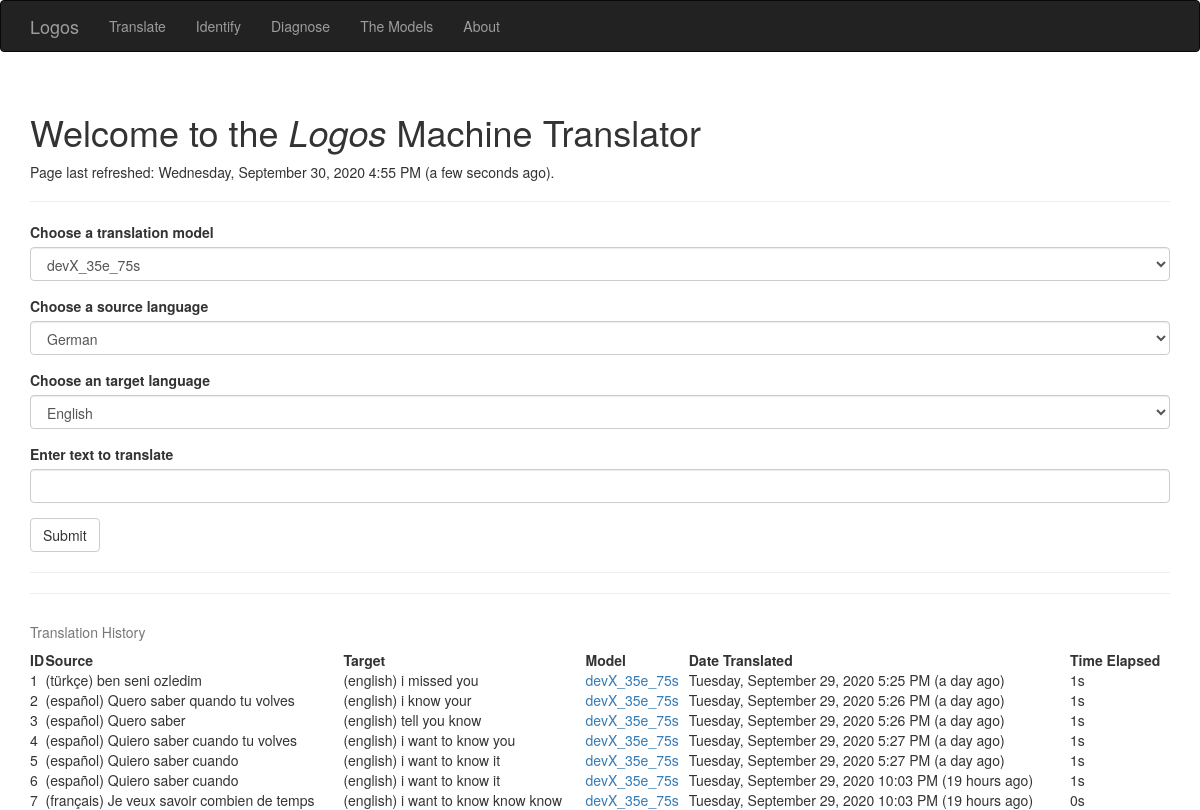
The page / on the database its author committed.
### app/models.py (models this page shows, shortened)
class Language(db.Model):
    __tablename__ = 'languages'
    id = db.Column(db.Integer, primary_key=True)
    code = db.Column(db.String(64), unique=True)
    name = db.Column(db.String(64))
    en_name = db.Column (db.String(64))

class Translation(db.Model):
    __tablename__ = 'translations'
    id = db.Column(db.Integer, primary_key=True)
    date = db.Column(db.DateTime())
    source_txt = db.Column(db.String(64), index=True)
    target_txt = db.Column(db.String(64), index=True)
    model_id = db.Column(db.Integer)
    elapsed_time = db.Column(db.String(64))

class TranslationModel(db.Model):
    __tablename__ = 'translation_models'
    id = db.Column(db.Integer, primary_key=True)
    date = db.Column(db.DateTime())
    name = db.Column(db.String(64))
    summary = db.Column(db.String(64))
    number_of_epochs = db.Column(db.Integer, db.ForeignKey('epochs.id'))
    number_of_sentences = db.Column(db.Integer, db.ForeignKey('subsets.id'))
    source_lang_id = db.Column(db.Integer)
    target_lang_id = db.Column(db.Integer)
    build_id = db.Column(db.Integer)
    model_path = db.Column(db.String)
    source_tokenizer = db.Column(db.String)
    source_max_length = db.Column(db.Integer)
    source_word_count = db.Column(db.Integer)
    target_tokenizer = db.Column(db.String)
    target_word_count = db.Column(db.Integer)
    target_max_length = db.Column(db.Integer)

### app/main/views.py (the view, shortened to what this page needs)
@main.route('/', methods=['GET', 'POST'])
def index():
    form = TranslationForm()
    table_of_translation_history = [[   translation.id,
                                        translation.date,
                                        translation.source_txt,
                                        Language.query.filter_by(id=TranslationModel.query.filter_by(id=translation.model_id).first().source_lang_id).first().name,
                                        translation.target_txt,
                                        Language.query.filter_by(id=TranslationModel.query.filter_by(id=translation.model_id).first().target_lang_id).first().name,
                                        TranslationModel.query.filter_by(id=translation.model_id).first().name,
                                        translation.elapsed_time] \
        for translation in Translation.query.all()]
    form.form_selection_model.choices = [f'{model.name}' for model in db.session.query(TranslationModel.name).distinct()]
    form.form_selection_input_lang.choices = [f'{Language.query.filter_by(id=model.source_lang_id).first().en_name}' \
        for model in db.session.query(TranslationModel.source_lang_id).distinct()]
    form.form_selection_output_lang.choices = [f'{Language.query.filter_by(id=model.target_lang_id).first().en_name}' \
        for model in db.session.query(TranslationModel.target_lang_id).distinct()]
    if 'model_name' in session:
        form.form_selection_model.data = session['model_name']
    if 'input_text' in session:
        form.form_string_input.data= session['input_text']
    if 'input_lang' in session:
        form.form_selection_input_lang.data = session['input_lang']
    if 'output_lang' in session:
        form.form_selection_output_lang.data= session['output_lang']
    return render_template('index.html',
                           form=form,
                           form_output=session.get('form_output'),
                           form_input=session.get('input_text'),
                           ouput_selection=session.get('output_lang'),
                           input_selection=session.get('input_lang'),
                           table_of_translation_history=table_of_translation_history,
                           current_time=datetime.utcnow())

### app/main/forms.py
class TranslationForm(FlaskForm):
    form_selection_model = SelectField('Choose a translation model', validators=[DataRequired()])
    form_selection_input_lang = SelectField('Choose a source language', validators=[DataRequired()])
    form_selection_output_lang = SelectField('Choose an target language', validators=[DataRequired()])
    form_string_input = StringField('Enter text to translate', validators=[DataRequired()])
    submit = SubmitField('Submit')

### app/templates/index.html (shortened to what this page needs)
{% extends "base.html" %}
{% import "bootstrap/wtf.html" as wtf %}
{% block head %}
{{ super() }}
{% endblock %}
{% block page_content %}
<div class="page-header">
    <h1>Welcome to the <i>Logos</i> Machine Translator</h1>
    <p>Page last refreshed: {{ moment(current_time).format('LLLL') }}
      ({{ moment(current_time).fromNow(refresh=True) }}).</p>
</div>
{{ wtf.quick_form(form) }}
<hr/>
<hr/>
<div class="page=header">
    <table style="width:100%">
        <caption>Translation History</caption>
        <tr>
          <th>ID</th>
          <th>Source</th>
          <th>Target</th>
          <th>Model</th>
          <th>Date Translated</th>
          <th>Time Elapsed</th>
        </tr>
        {% for translation in table_of_translation_history %}
        <tr>
          <td>{{ translation[0] }}</td>
          <td>({{ translation[3] }}) {{ translation[2] }}</td>
          <td>({{ translation [5] }}) {{ translation[4] }}</td>
          <td><a href="/themodels" target="_blank">{{ translation[6] }}</a></td>
          <td>{{ moment(translation[1]).format('LLLL') }} ({{ moment(translation[1]).fromNow(refresh=True) }})</td>
          <td>{{ translation[7] }}</td>
        </tr>
        {% endfor %}
    </table>
</div>
{% endblock %}

### app/templates/base.html (shortened to what this page needs)
{% extends "bootstrap/base.html" %}
{% block head %}
{{ super() }}
{% endblock %}
{% block navbar %}
<div class="navbar navbar-inverse" role="navigation">
    <div class="container">
        <div class="navbar-header">
            <a class="navbar-brand" href="{{ url_for('main.index') }}">Logos</a>
        </div>
        <div class="navbar-collapse collapse">
            <ul class="nav navbar-nav">
                <li><a href="{{ url_for('main.index') }}">Translate</a></li>
            </ul>
            <ul class="nav navbar-nav">
                <li><a href="{{ url_for('main.identify') }}">Identify</a></li>
            </ul>
            <ul class="nav navbar-nav">
                <li><a href="{{ url_for('main.diagnose') }}">Diagnose</a></li>
            </ul>
            <ul class="nav navbar-nav">
                <li><a href="{{ url_for('main.themodels') }}">The Models</a></li>
            </ul>
            <ul class="nav navbar-nav">
                <li><a href="{{ url_for('main.about') }}">About</a></li>
            </ul>
        </div>
    </div>
</div>
{% endblock %}
{% block content %}
<div class="container">
    {% block page_content %}{% endblock %}
</div>
{% endblock %}

### rows shown on the page
Translation: date "Tuesday, September 29, 2020 5:25 PM", date "a day ago"
Translation: date "Tuesday, September 29, 2020 5:26 PM", date "a day ago"
Translation: date "Tuesday, September 29, 2020 5:26 PM", date "a day ago"
Translation: date "Tuesday, September 29, 2020 5:27 PM", date "a day ago"
Translation: date "Tuesday, September 29, 2020 5:27 PM", date "a day ago"
Translation: date "Tuesday, September 29, 2020 10:03 PM", date "19 hours ago"
Translation: date "Tuesday, September 29, 2020 10:03 PM", date "19 hours ago"

### other values the page prints
{{ translation[0] }} "1" "2" "3" "4" "5" "6" "7"
